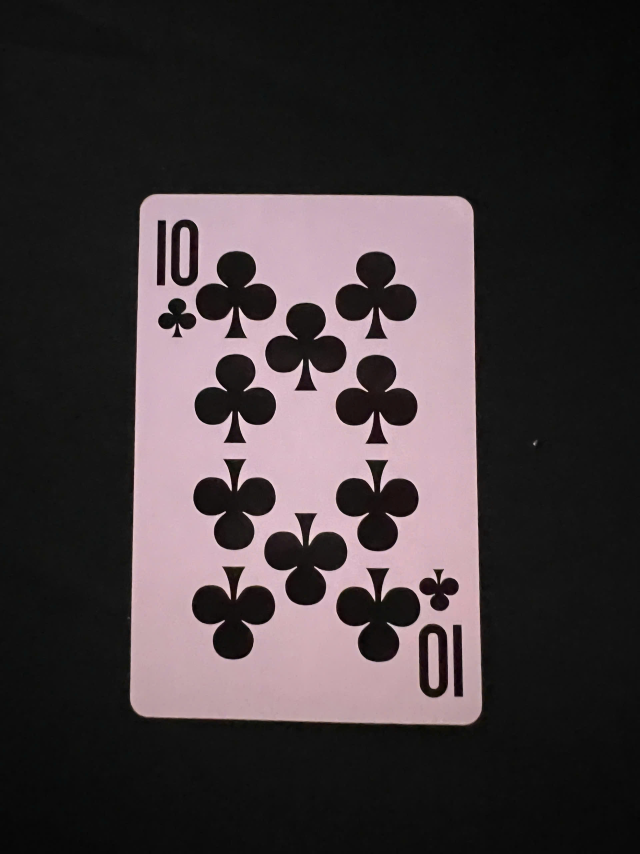
#> input picture dataset/10clubs.jpg, 1920 x 2560 px (shown at 1/3 size)
$ python -i main.py   (imports and definitions only)
#> lines starting #> are read from the running program, lines starting #| are printed output that depends on the picture; after the words box and inside, x2 and y2 are one past the last pixel; in counts of white or black regions, pixels touching at a corner belong together
#> further down, picture is the input picture: shape (2560, 1920, 3); mean B, G, R 59.4, 56.8, 65.1
# uvicorn backend.main:app --host 0.0.0.0 --port 8000 --reload
import os
import time
from typing import Dict, List, Tuple

import cv2
import numpy as np
from fastapi import FastAPI, File, UploadFile
from fastapi.middleware.cors import CORSMiddleware
from fastapi.responses import JSONResponse

CARD_W, CARD_H = 200, 300
CORNER_W = 70
CORNER_H = 95
RATIO_TEST_THRESHOLD = 0.75
SUPPORTED_METHODS = {"template", "sift", "orb"}

BASE_DIR = os.path.dirname(os.path.abspath(__file__))
PROJECT_DIR = os.path.dirname(BASE_DIR)
TEMPLATE_FILE = os.path.join(PROJECT_DIR, "src", "card_templates.npz")

# [9 lines not run here, left out]


def order_points(pts: np.ndarray) -> np.ndarray:
    rect = np.zeros((4, 2), dtype="float32")
    s = pts.sum(axis=1)
    rect[0] = pts[np.argmin(s)]
    rect[2] = pts[np.argmax(s)]
    diff = np.diff(pts, axis=1)
    rect[1] = pts[np.argmin(diff)]
    rect[3] = pts[np.argmax(diff)]

    d1 = np.linalg.norm(rect[0] - rect[1])
    d2 = np.linalg.norm(rect[1] - rect[2])
    if d1 > d2:
        rect = np.roll(rect, -1, axis=0)
    return rect


def extract_cards_from_image(img: np.ndarray) -> List[Dict[str, np.ndarray]]:
    gray = cv2.cvtColor(img, cv2.COLOR_BGR2GRAY)
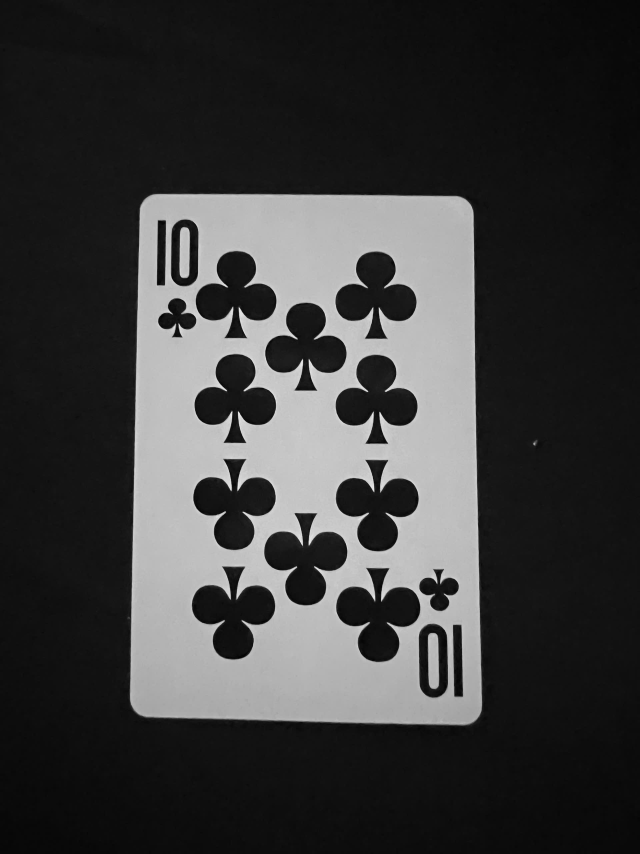
#> gray: shape (2560, 1920) (shown at 1/3 size); min 0, max 253, mean 59.6
    blur = cv2.GaussianBlur(gray, (5, 5), 0)
    _, thresh = cv2.threshold(blur, 0, 255, cv2.THRESH_BINARY + cv2.THRESH_OTSU)
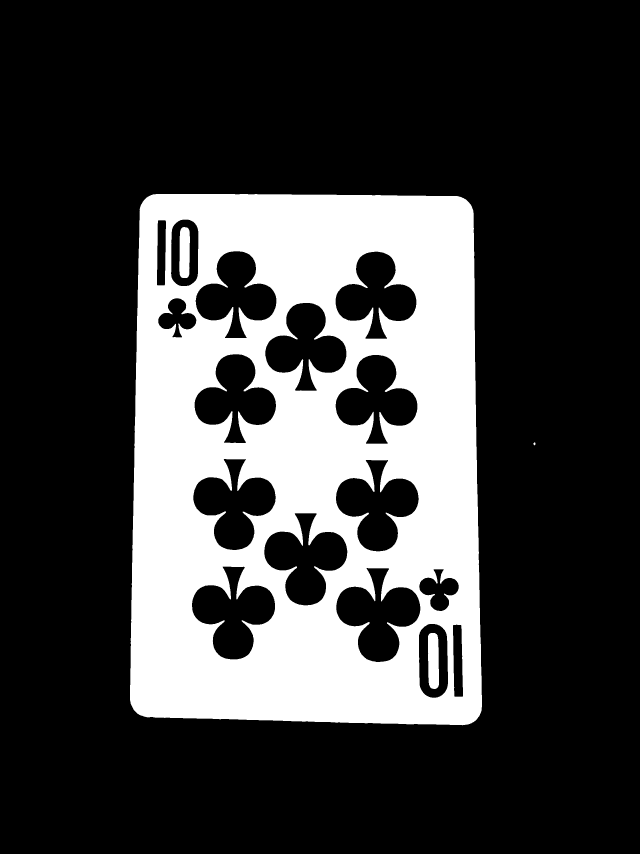
#> thresh: shape (2560, 1920) (shown at 1/3 size); 24.6% white; 4 white regions, box (x1, y1, x2, y2) and area: (390, 582, 1446, 2176) 1201569, (1284, 1899, 1317, 2067) 5072, (538, 681, 570, 834) 4410, (1600, 1327, 1607, 1336) 41

    kernel_close = np.ones((5, 5), dtype=np.uint8)
    kernel_open = np.ones((3, 3), dtype=np.uint8)
    thresh = cv2.morphologyEx(thresh, cv2.MORPH_CLOSE, kernel_close, iterations=1)
#> thresh: shape (2560, 1920); 24.6% white; 4 white regions, box (x1, y1, x2, y2) and area: (390, 582, 1446, 2176) 1201728, (1284, 1899, 1317, 2067) 5073, (538, 681, 570, 834) 4410, (1600, 1327, 1607, 1336) 41
    thresh = cv2.morphologyEx(thresh, cv2.MORPH_OPEN, kernel_open, iterations=1)
#> thresh: shape (2560, 1920); 24.6% white; 4 white regions

    contours, _ = cv2.findContours(thresh, cv2.RETR_EXTERNAL, cv2.CHAIN_APPROX_SIMPLE)
#> contours = 2 contours; box (x1, y1, x2, y2) and area: (390, 582, 1446, 2175) 1619432, (1600, 1328, 1606, 1335) 26

    cards: List[Dict[str, np.ndarray]] = []
    for cnt in contours:
        area = cv2.contourArea(cnt)
        if area < 20000:
            continue

        peri = cv2.arcLength(cnt, True)
        approx = cv2.approxPolyDP(cnt, 0.02 * peri, True)

        if len(approx) != 4:
            continue

        pts = approx.reshape(4, 2)
        rect = order_points(pts)
        dst = np.array(
            [[0, 0], [CARD_W - 1, 0], [CARD_W - 1, CARD_H - 1], [0, CARD_H - 1]],
            dtype="float32",
        )

        transform = cv2.getPerspectiveTransform(rect, dst)
        warped_binary = cv2.warpPerspective(thresh, transform, (CARD_W, CARD_H))

        cards.append(
            {
                "contour": cnt,
                "warped": warped_binary,
                "center": np.mean(pts, axis=0),
                "area": area,
            }
        )
#> this loop made 2 passes
#> area on pass 1: 26
#> (area, peri, pts, rect, s in order_points, diff in order_points, d1 in order_points, d2 in order_points) on pass 2: (1619432, 5184.7, [[443, 590], [401, 2129], [1421, 2165], [1412, 614]], [[443, 590], [1412, 614], [1421, 2165], [401, 2129]], [1033, 2530, 3586, 2026], [147, 1728, 744, -798], 969.3, 1551)
#> pass 2, in extract_cards_from_image, `warped_binary = cv2.warpPerspective(thresh, transform, (CARD_W, CARD_H))`:
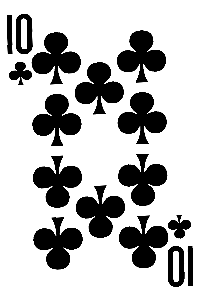
#> warped_binary: shape (300, 200); min 0, max 255, mean 187.5
#> after the loop, cards = 1 item

    cards.sort(key=lambda x: float(x["area"]), reverse=True)
    return cards


# [126 lines left out: functions normalize_warp, corner_strip, template_score, good_match_count, _load_templates, recognize_cards_from_cv2, not called in this run]


# [3 lines that did not run here, left out]


# [64 lines not run here, left out]

>>> import cv2
>>> picture = cv2.imread('../dataset/10clubs.jpg')
>>> result = extract_cards_from_image(picture)
#> result = 1 item

$ run again, on dataset/2clubs.jpg
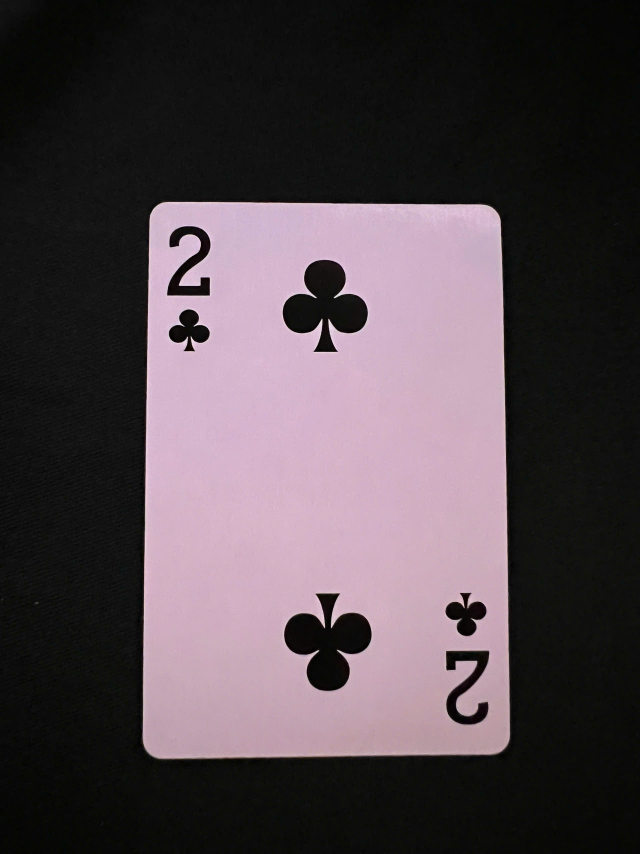
#> input picture dataset/2clubs.jpg, 1920 x 2560 px (shown at 1/3 size)
#> picture is the input picture: shape (2560, 1920, 3); mean B, G, R 74.6, 68.9, 79.8
#> in extract_cards_from_image, `_, thresh = cv2.threshold(blur, 0, 255, cv2.THRESH_BINARY + cv2.THRESH..`:
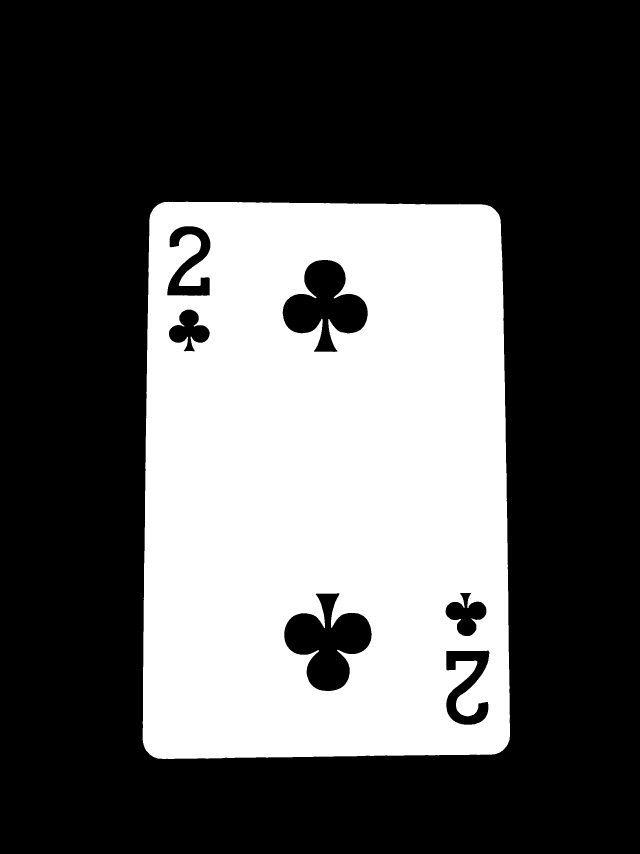
#> thresh: shape (2560, 1920) (shown at 1/3 size); 34% white; 1 white region, box (x1, y1, x2, y2) and area: (428, 605, 1530, 2277) 1669549
#> contours = 1 contour; box (x1, y1, x2, y2) and area: (428, 605, 1530, 2277) 1790698
#> the loop in extract_cards_from_image, `for cnt in contours:` made 1 pass
#> (area, peri, pts, rect, s in order_points, diff in order_points, d1 in order_points, d2 in order_points) on pass 1: (1790698.5, 5441.7, [[473, 614], [438, 2251], [1502, 2255], [1495, 642]], [[473, 614], [1495, 642], [1502, 2255], [438, 2251]], [1087, 2689, 3757, 2137], [141, 1813, 753, -853], 1022.4, 1613)
#> pass 1, in extract_cards_from_image, `warped_binary = cv2.warpPerspective(thresh, transform, (CARD_W, CARD_H))`:
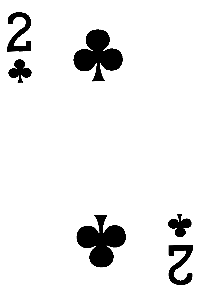
#> warped_binary: shape (300, 200); min 0, max 255, mean 236.5
#> after the loop in extract_cards_from_image, `for cnt in contours:`: cards = 1 item

$ run again, on dataset/3clubs.jpg
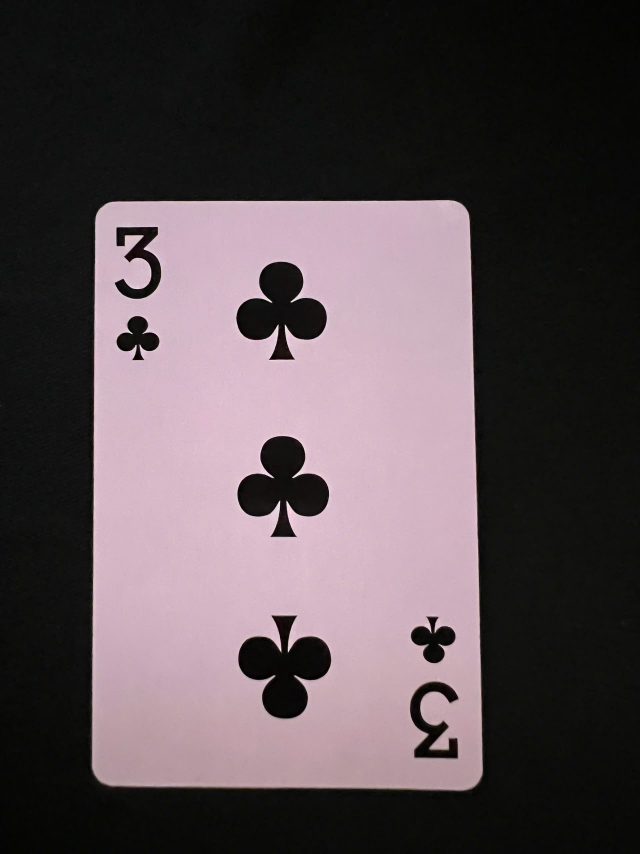
#> input picture dataset/3clubs.jpg, 1920 x 2560 px (shown at 1/3 size)
#> picture is the input picture: shape (2560, 1920, 3); mean B, G, R 79.7, 75.4, 86.6
#> in extract_cards_from_image, `_, thresh = cv2.threshold(blur, 0, 255, cv2.THRESH_BINARY + cv2.THRESH..`:
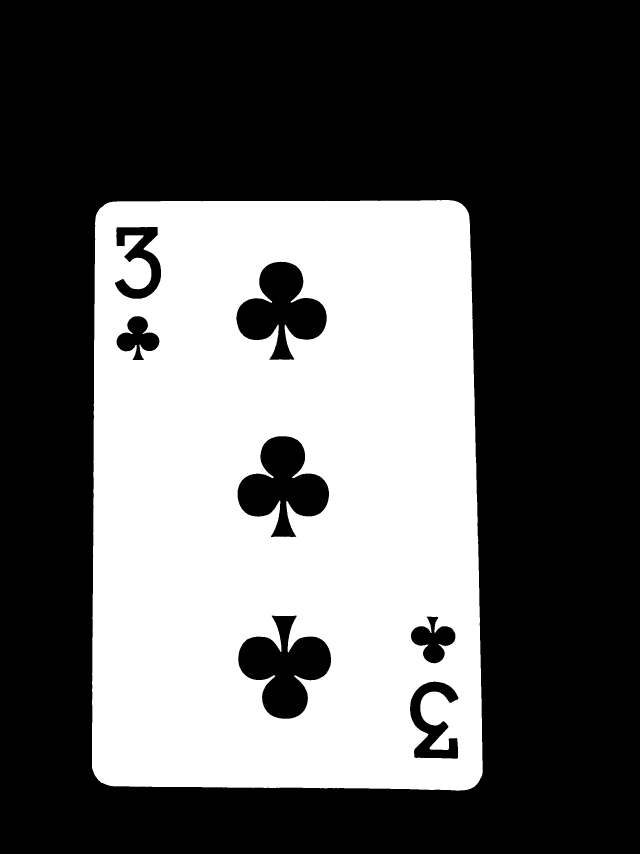
#> thresh: shape (2560, 1920) (shown at 1/3 size); 37.4% white; 1 white region, box (x1, y1, x2, y2) and area: (276, 600, 1448, 2372) 1837438
#> contours = 1 contour; box (x1, y1, x2, y2) and area: (276, 600, 1448, 2372) 2019003
#> the loop in extract_cards_from_image, `for cnt in contours:` made 1 pass
#> (area, peri, pts, rect, s in order_points, diff in order_points, d1 in order_points, d2 in order_points) on pass 1: (2019003, 5783.7, [[1384, 611], [295, 631], [303, 2347], [1435, 2346]], [[295, 631], [1384, 611], [1435, 2346], [303, 2347]], [1995, 926, 2650, 3781], [-773, 336, 2044, 911], 1089.2, 1735.7)
#> pass 1, in extract_cards_from_image, `warped_binary = cv2.warpPerspective(thresh, transform, (CARD_W, CARD_H))`:
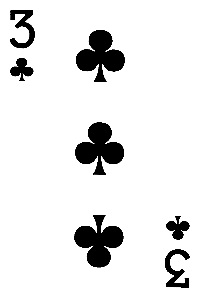
#> warped_binary: shape (300, 200); min 0, max 255, mean 230.6
#> after the loop in extract_cards_from_image, `for cnt in contours:`: cards = 1 item

$ run again, on dataset/4clubs.jpg
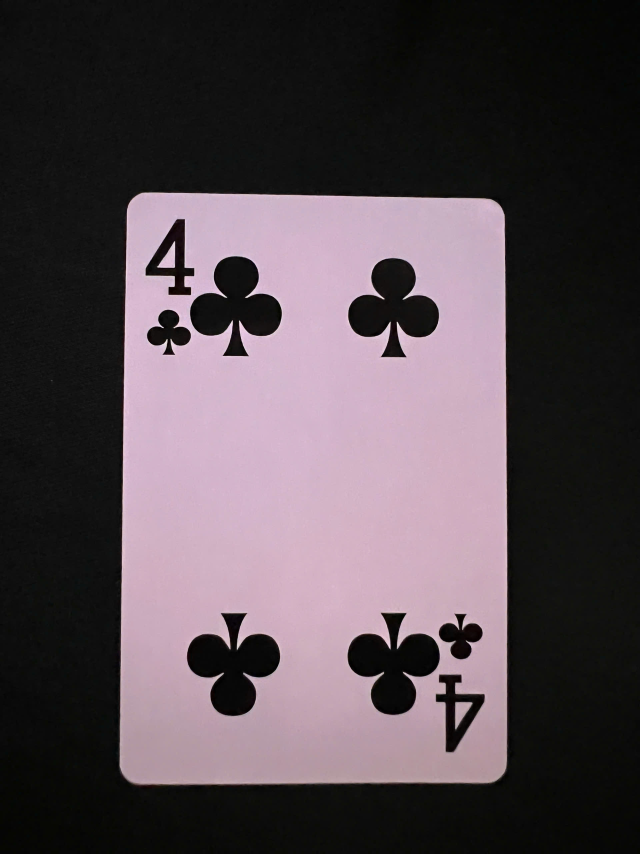
#> input picture dataset/4clubs.jpg, 1920 x 2560 px (shown at 1/3 size)
#> picture is the input picture: shape (2560, 1920, 3); mean B, G, R 78.9, 72.7, 83.8
#> in extract_cards_from_image, `_, thresh = cv2.threshold(blur, 0, 255, cv2.THRESH_BINARY + cv2.THRESH..`:
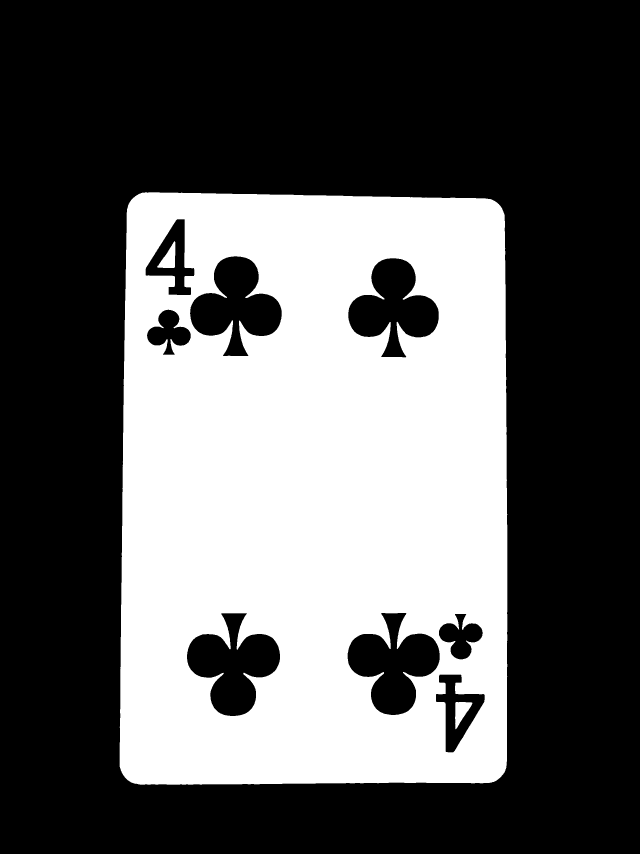
#> thresh: shape (2560, 1920) (shown at 1/3 size); 36.6% white; 3 white regions, box (x1, y1, x2, y2) and area: (359, 577, 1522, 2354) 1793344, (1365, 2106, 1417, 2188) 2283, (472, 724, 526, 804) 2268
#> contours = 1 contour; box (x1, y1, x2, y2) and area: (359, 577, 1522, 2354) 2025484
#> the loop in extract_cards_from_image, `for cnt in contours:` made 1 pass
#> (area, peri, pts, rect, s in order_points, diff in order_points, d1 in order_points, d2 in order_points) on pass 1: (2025484, 5786, [[409, 586], [369, 2324], [1489, 2341], [1505, 624]], [[409, 586], [1505, 624], [1489, 2341], [369, 2324]], [995, 2693, 3830, 2129], [177, 1955, 852, -881], 1096.7, 1717.1)
#> pass 1, in extract_cards_from_image, `warped_binary = cv2.warpPerspective(thresh, transform, (CARD_W, CARD_H))`:
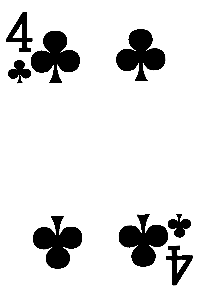
#> warped_binary: shape (300, 200); min 0, max 255, mean 224.6
#> after the loop in extract_cards_from_image, `for cnt in contours:`: cards = 1 item
